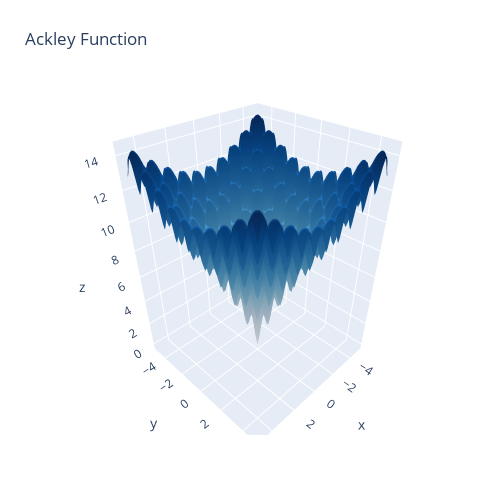

Notebook cell for this chart:
### Code cell
### RUN THIS ###
"""
This is the Ackley Function.
"""
ack_figure = create_ackley_figure()
ack_figure

### Figure 1 — Plotly figure (JSON) as saved in the notebook; plotly's stock layout.template omitted (floating-point values rounded to 4 significant figures; data arrays with more than 128 entries replaced by an {"elided": "..."} marker saying what was removed)
{"data": [{"colorscale": [[0, "rgb(247,251,255)"], [0.125, "rgb(222,235,247)"], [0.25, "rgb(198,219,239)"], [0.375, "rgb(158,202,225)"], [0.5, "rgb(107,174,214)"], [0.625, "rgb(66,146,198)"], [0.75, "rgb(33,113,181)"], [0.875, "rgb(8,81,156)"], [1, "rgb(8,48,107)"]], "showscale": false, "type": "surface", "x": {"elided": "100x100 float values"}, "y": {"elided": "100x100 float values"}, "z": {"elided": "100x100 float values"}}], "layout": {"autosize": false, "height": 500, "margin": {"b": 65, "l": 65, "r": 50, "t": 90}, "title": {"text": "Ackley Function"}, "width": 500}}
